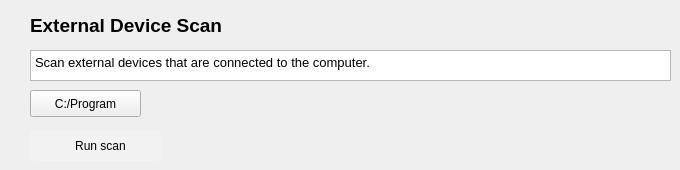
      <widget class="QWidget" name="page_28">
       <widget class="QPushButton" name="start_scan_3">
        <property name="geometry">
         <rect>
          <x>30</x>
          <y>130</y>
          <width>131</width>
          <height>31</height>
         </rect>
        </property>
        <property name="cursor">
         <cursorShape>PointingHandCursor</cursorShape>
        </property>
        <property name="styleSheet">
         <string notr="true">QPushButton { 
background-color: rgba(255,255,255,0.2); 
border-radius: 5px;
 text-align: center; 
padding: 5px;
} 
QPushButton::hover{ 
background: rgba(255,255,255,0.4);
}</string>
        </property>
        <property name="text">
         <string>      Run scan   </string>
        </property>
        <property name="icon">
         <iconset>
          <normaloff>icon/start.png</normaloff>icon/start.png</iconset>
        </property>
        <property name="iconSize">
         <size>
          <width>12</width>
          <height>12</height>
         </size>
        </property>
       </widget>
       <widget class="QLabel" name="label_25">
        <property name="geometry">
         <rect>
          <x>30</x>
          <y>10</y>
          <width>211</width>
          <height>31</height>
         </rect>
        </property>
        <property name="text">
         <string>&lt;html&gt;&lt;head/&gt;&lt;body&gt;&lt;p&gt;&lt;span style=&quot; font-size:14pt; font-weight:600;&quot;&gt;External Device Scan&lt;/span&gt;&lt;/p&gt;&lt;/body&gt;&lt;/html&gt;</string>
        </property>
       </widget>
       <widget class="QTextBrowser" name="textBrowser_8">
        <property name="geometry">
         <rect>
          <x>30</x>
          <y>50</y>
          <width>641</width>
          <height>31</height>
         </rect>
        </property>
        <property name="html">
         <string>&lt;!DOCTYPE HTML PUBLIC &quot;-//W3C//DTD HTML 4.0//EN&quot; &quot;http://www.w3.org/TR/REC-html40/strict.dtd&quot;&gt;
&lt;html&gt;&lt;head&gt;&lt;meta name=&quot;qrichtext&quot; content=&quot;1&quot; /&gt;&lt;style type=&quot;text/css&quot;&gt;
p, li { white-space: pre-wrap; }
&lt;/style&gt;&lt;/head&gt;&lt;body style=&quot; font-family:'MS Shell Dlg 2'; font-size:8.25pt; font-weight:400; font-style:normal;&quot;&gt;
&lt;p style=&quot; margin-top:0px; margin-bottom:0px; margin-left:0px; margin-right:0px; -qt-block-indent:0; text-indent:0px;&quot;&gt;&lt;span style=&quot; font-size:10pt;&quot;&gt;Scan external devices that are connected to the computer.&lt;/span&gt;&lt;/p&gt;&lt;/body&gt;&lt;/html&gt;</string>
        </property>
       </widget>
       <widget class="QPushButton" name="import_file_2">
        <property name="geometry">
         <rect>
          <x>30</x>
          <y>90</y>
          <width>111</width>
          <height>27</height>
         </rect>
        </property>
        <property name="cursor">
         <cursorShape>PointingHandCursor</cursorShape>
        </property>
        <property name="styleSheet">
         <string notr="true">QPushButton:hover {
background: rgba(255,255,255,0.1);
border-radius: 5px;
}</string>
        </property>
        <property name="text">
         <string>C:/Program</string>
        </property>
        <property name="icon">
         <iconset>
          <normaloff>icon/folder.png</normaloff>icon/folder.png</iconset>
        </property>
       </widget>
      </widget>
